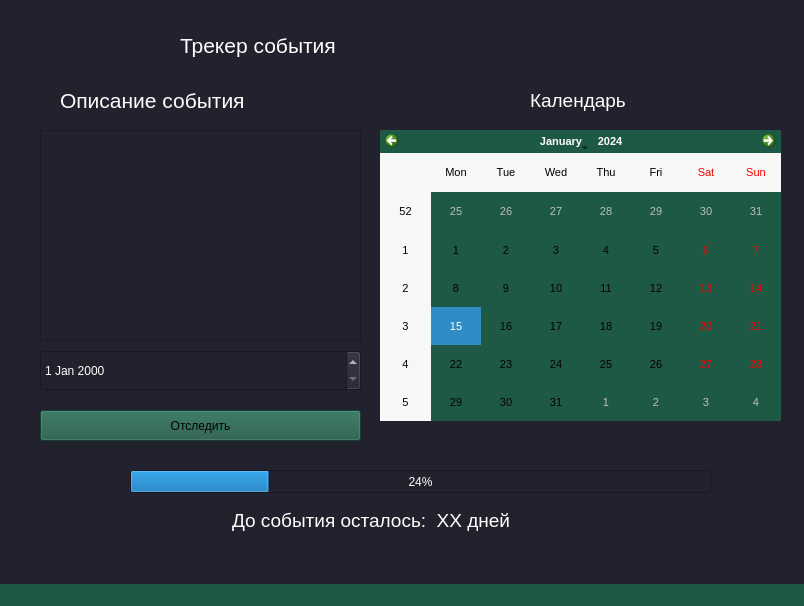
<?xml version="1.0" encoding="UTF-8"?>
<ui version="4.0">
 <class>MainWindow</class>
 <widget class="QMainWindow" name="MainWindow">
  <property name="geometry">
   <rect>
    <x>0</x>
    <y>0</y>
    <width>804</width>
    <height>606</height>
   </rect>
  </property>
  <property name="font">
   <font>
    <pointsize>12</pointsize>
   </font>
  </property>
  <property name="windowTitle">
   <string>Tracker</string>
  </property>
  <property name="styleSheet">
   <string notr="true">background-color: #1E5945</string>
  </property>
  <widget class="QWidget" name="centralwidget">
   <property name="styleSheet">
    <string notr="true">background-color: #22222e</string>
   </property>
   <widget class="QLabel" name="label">
    <property name="geometry">
     <rect>
      <x>180</x>
      <y>10</y>
      <width>481</width>
      <height>71</height>
     </rect>
    </property>
    <property name="font">
     <font>
      <pointsize>16</pointsize>
     </font>
    </property>
    <property name="styleSheet">
     <string notr="true">color: white</string>
    </property>
    <property name="text">
     <string>Трекер события</string>
    </property>
   </widget>
   <widget class="QCalendarWidget" name="calendarWidget">
    <property name="geometry">
     <rect>
      <x>380</x>
      <y>130</y>
      <width>401</width>
      <height>291</height>
     </rect>
    </property>
    <property name="font">
     <font>
      <pointsize>8</pointsize>
     </font>
    </property>
    <property name="styleSheet">
     <string notr="true">background-color: #1E5945</string>
    </property>
   </widget>
   <widget class="QProgressBar" name="progressBar">
    <property name="geometry">
     <rect>
      <x>130</x>
      <y>470</y>
      <width>581</width>
      <height>23</height>
     </rect>
    </property>
    <property name="styleSheet">
     <string notr="true">color: white</string>
    </property>
    <property name="value">
     <number>24</number>
    </property>
   </widget>
   <widget class="QPlainTextEdit" name="plainTextEdit">
    <property name="geometry">
     <rect>
      <x>40</x>
      <y>130</y>
      <width>321</width>
      <height>211</height>
     </rect>
    </property>
    <property name="styleSheet">
     <string notr="true">color: white</string>
    </property>
   </widget>
   <widget class="QLabel" name="label_2">
    <property name="geometry">
     <rect>
      <x>60</x>
      <y>90</y>
      <width>261</width>
      <height>21</height>
     </rect>
    </property>
    <property name="font">
     <font>
      <pointsize>16</pointsize>
     </font>
    </property>
    <property name="styleSheet">
     <string notr="true">color:white</string>
    </property>
    <property name="text">
     <string>Описание события</string>
    </property>
   </widget>
   <widget class="QPushButton" name="pushButton">
    <property name="geometry">
     <rect>
      <x>40</x>
      <y>410</y>
      <width>321</width>
      <height>31</height>
     </rect>
    </property>
    <property name="styleSheet">
     <string notr="true">background-color: #1E5945</string>
    </property>
    <property name="text">
     <string>Отследить</string>
    </property>
   </widget>
   <widget class="QLabel" name="label_3">
    <property name="geometry">
     <rect>
      <x>230</x>
      <y>510</y>
      <width>381</width>
      <height>21</height>
     </rect>
    </property>
    <property name="font">
     <font>
      <pointsize>14</pointsize>
     </font>
    </property>
    <property name="styleSheet">
     <string notr="true">color: white</string>
    </property>
    <property name="text">
     <string>До события осталось:  ХХ дней</string>
    </property>
    <property name="indent">
     <number>2</number>
    </property>
   </widget>
   <widget class="QLabel" name="label_4">
    <property name="geometry">
     <rect>
      <x>530</x>
      <y>90</y>
      <width>161</width>
      <height>21</height>
     </rect>
    </property>
    <property name="font">
     <font>
      <pointsize>14</pointsize>
     </font>
    </property>
    <property name="styleSheet">
     <string notr="true">color: white</string>
    </property>
    <property name="text">
     <string>Календарь</string>
    </property>
   </widget>
   <widget class="QDateEdit" name="dateEdit">
    <property name="geometry">
     <rect>
      <x>40</x>
      <y>350</y>
      <width>321</width>
      <height>41</height>
     </rect>
    </property>
    <property name="styleSheet">
     <string notr="true">color: white</string>
    </property>
   </widget>
  </widget>
  <widget class="QMenuBar" name="menubar">
   <property name="geometry">
    <rect>
     <x>0</x>
     <y>0</y>
     <width>804</width>
     <height>26</height>
    </rect>
   </property>
  </widget>
  <widget class="QStatusBar" name="statusbar"/>
 </widget>
 <resources/>
 <connections/>
</ui>
